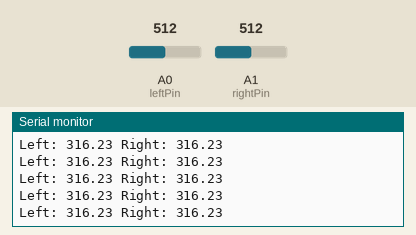
This sketch was run on a simulated Arduino Uno, built with avr-gcc and run on an emulated ATmega328P. Shown: the last lines printed to the serial monitor. The inputs (shaded band) are chosen by the test bench; at power-on: A0 (leftPin) = 512, A1 (rightPin) = 512.

Above: at 1.2 s.
1.3 s: A0 (leftPin) set to 716
At 1.57 s:
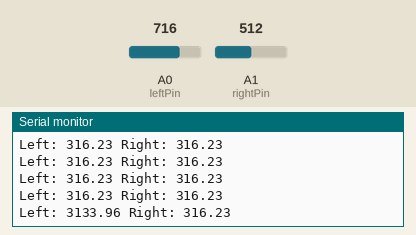
2.8 s: A1 (rightPin) set to 716
At 2.98 s:
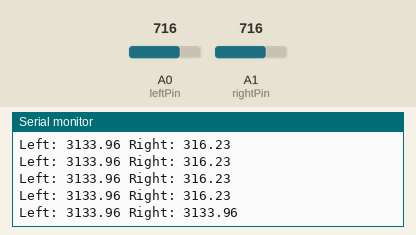
4.3 s: A0 (leftPin) set to 900
At 4.4 s:
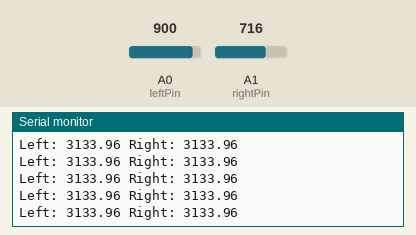
5.8 s: A1 (rightPin) set to 900
At 5.81 s:
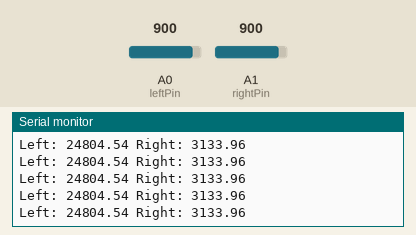
7.3 s: A0 (leftPin) set to 0
At 7.43 s:
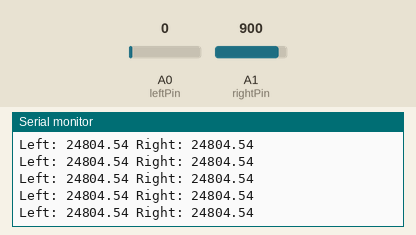
Timing chart, 0 to 10.3 s (numbered marks = the images above; inputs shaded):
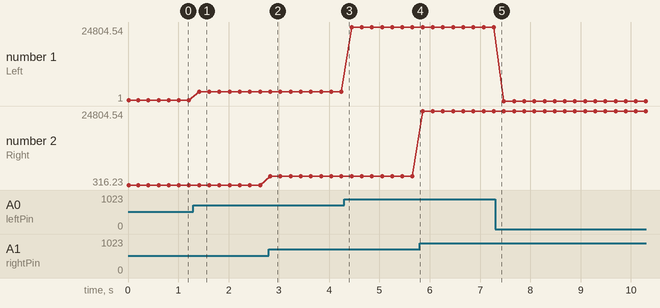

The sketch:

light_array.ino
```cpp
int leftPin = A0; // select the input pin for the potentiometer
int rightPin = A1;
float rawRange = 1024; // 3.3v
float logRange = 5.0; // 3.3v = 10^5 lux

void setup() {
  analogReference(EXTERNAL); //
  Serial.begin(9600);
  Serial.println("Hello Serial");
}

void loop() {
  // read the raw value from the sensor:
  float rightRaw = analogRead(rightPin);
  float leftRaw = analogRead(leftPin);
  Serial.print("Left: ");
  Serial.print(RawToLux(leftRaw));
  Serial.print(" Right: " );
  Serial.println(RawToLux(rightRaw));
  delay(200);
}

float RawToLux(float raw) {
  float logLux = raw * logRange / rawRange;
  return pow(10, logLux);
}
```

Measured:
- after the input at 1.3 s, the serial monitor: prints a new line after 0.11 s (image 1)
- after the input at 2.8 s, the serial monitor: prints a new line at once (image 2)
- plotted number 1: 316.23 → 3133.96 after the input at 1.3 s, 3133.96 → 24804.54 after the input at 4.3 s, 24804.54 → 1 after the input at 7.3 s
